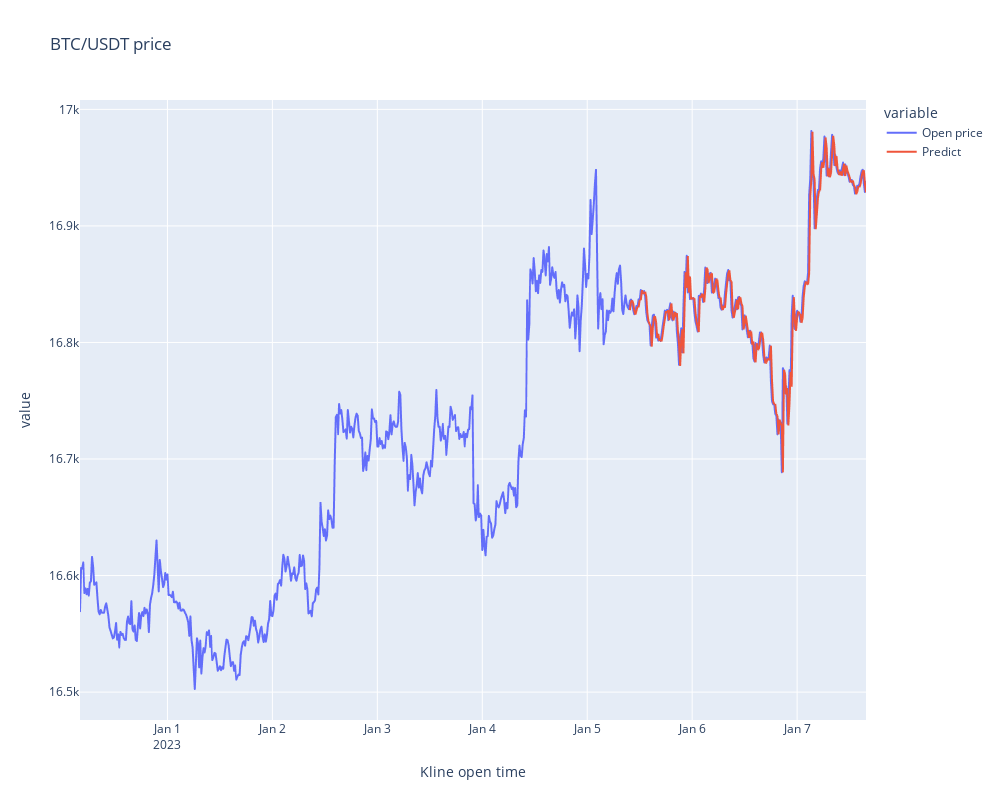

This figure's notebook cell:
### Markdown cell above
### 📌 Visualize the prediction

### Code cell
visualize_prediction(predictions)

### Figure 1 — Plotly figure (JSON) as saved in the notebook; plotly's stock layout.template omitted (floating-point values rounded to 4 significant figures; data arrays with more than 128 entries replaced by an {"elided": "..."} marker saying what was removed)
{"data": [{"hovertemplate": "variable=Open price<br>Kline open time=%{x}<br>value=%{y}<extra></extra>", "legendgroup": "Open price", "line": {"color": "#636efa", "dash": "solid"}, "marker": {"symbol": "circle"}, "mode": "lines", "name": "Open price", "showlegend": true, "type": "scattergl", "x": {"elided": "720 str values"}, "xaxis": "x", "y": {"elided": "720 float values"}, "yaxis": "y"}, {"hovertemplate": "variable=Predict<br>Kline open time=%{x}<br>value=%{y}<extra></extra>", "legendgroup": "Predict", "line": {"color": "#EF553B", "dash": "solid"}, "marker": {"symbol": "circle"}, "mode": "lines", "name": "Predict", "showlegend": true, "type": "scattergl", "x": {"elided": "720 str values"}, "xaxis": "x", "y": {"elided": "720 float values"}, "yaxis": "y"}], "layout": {"height": 800, "legend": {"title": {"text": "variable"}, "tracegroupgap": 0}, "title": {"text": "BTC/USDT price"}, "width": 1000, "xaxis": {"anchor": "y", "domain": [0, 1], "title": {"text": "Kline open time"}}, "yaxis": {"anchor": "x", "domain": [0, 1], "title": {"text": "value"}}}}
